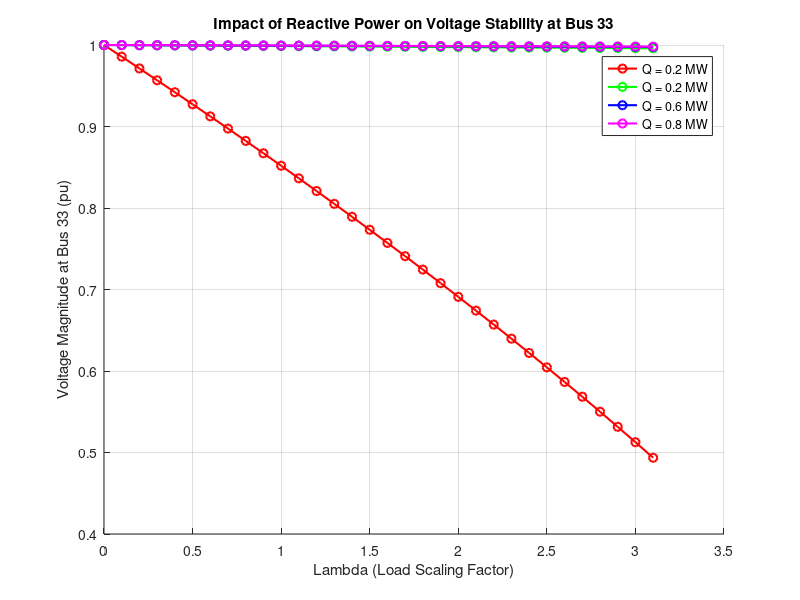

The MATLAB script that drew this image:
clear all;
close all;

% Data for 33-Bus Radial Distribution System
branch = [1  1  2  0.0922 0.0470;
          2  2  3  0.4930 0.2511;
          3  3  4  0.3660 0.1864;
          4  4  5  0.3811 0.1941;
          5  5  6  0.8190 0.7070;
          6  6  7  0.1872 0.6188;
          7  7  8  0.7114 0.2351;
          8  8  9  1.0300 0.7400;
          9  9  10 1.0040 0.7400;
          10 10 11 0.1996 0.0650;
          11 11 12 0.3744 0.1238;
          12 12 13 1.4680 1.1550;
          13 13 14 0.5416 0.7129;
          14 14 15 0.5910 0.5260;
          15 15 16 0.7463 0.5450;
          16 16 17 1.2890 1.7210;
          17 17 18 0.7320 0.5740;
          18 2  19 0.1640 0.1565;
          19 19 20 1.5042 1.3554;
          20 20 21 0.4095 0.4784;
          21 21 22 0.7089 0.9373;
          22 3  23 0.4512 0.3083;
          23 23 24 0.8980 0.7091;
          24 24 25 0.8960 0.7011;
          25 6  26 0.2030 0.1034;
          26 26 27 0.2842 0.1447;
          27 27 28 1.0590 0.9337;
          28 28 29 0.8042 0.7006;
          29 29 30 0.5075 0.2585;
          30 30 31 0.9744 0.9630;
          31 31 32 0.3105 0.3619;
          32 32 33 0.3410 0.5302];
      
bus = [1  0.000  0.000;
       2  0.100  0.060;
       3  0.090  0.040;
       4  0.120  0.080;
       5  0.060  0.030;
       6  0.060  0.020;
       7  0.200  0.100;
       8  0.200  0.100;
       9  0.060  0.020;
       10 0.060  0.020;
       11 0.045  0.030;
       12 0.060  0.035;
       13 0.060  0.035;
       14 0.120  0.080;
       15 0.060  0.010;
       16 0.060  0.020;
       17 0.060  0.020;
       18 0.090  0.040;
       19 0.090  0.040;
       20 0.090  0.040;
       21 0.090  0.040;
       22 0.090  0.040;
       23 0.090  0.050;
       24 0.420  0.200;
       25 0.420  0.200;
       26 0.060  0.025;
       27 0.060  0.025;
       28 0.060  0.020;
       29 0.120  0.070;
       30 0.200  0.600;
       31 0.150  0.070;
       32 0.210  0.100;
       33 0.060  0.040];

% Parameters
reactivePowerValues = [0.2, 0.2, 0.6, 0.8]; % Reactive power values to test at Bus 33 (in MW)
colors = ['r', 'g', 'b', 'm']; % Colors for different curves
BusForCPF = 33; % Bus for loadability analysis
sigma = 0.1; % Step size for continuation
tolerance = 1e-5; % Convergence tolerance
maxLambda = 3.2; % Maximum load scaling factor
maxIterations = 100; % Max iterations per load flow

% Convert base voltage and power to per-unit
zbase = 12.66 * 12.66 / 100;

% Loop through each reactive power value
figure;
hold on;
for idx = 1:length(reactivePowerValues)
    % Update reactive power at Bus 33
    bus(33, 3) = reactivePowerValues(idx); % Set Q value
    bus(:, 2:3) = bus(:, 2:3) / 100; % Convert to per-unit
    
    % Convert branch impedance to per-unit
    branch(:,4:5) = branch(:,4:5) / zbase;

    % Initialize variables
    b = branch(:,2); % From bus
    c = branch(:,3); % To bus
    v = complex(ones(length(bus),1), 0); % Flat start
    BIBC = zeros(length(branch), length(bus));
    BCBV = zeros(length(bus), length(branch));
    z = complex(branch(:,4), branch(:,5));
    
    % Construct BIBC matrix
    for k = 1:length(branch)
        i = b(k);
        j = c(k);
        BIBC(k, j) = 1;
        if k > 1
            BIBC(k, :) = BIBC(k, :) + BIBC(k-1, :);
        end
    end
    
    % Construct BCBV matrix
    for k = 1:length(branch)
        i = b(k);
        j = c(k);
        BCBV(j, k) = z(k);
        if i ~= 0
            BCBV(j, :) = BCBV(i, :) + BCBV(j, :);
        end
    end
    
    % Calculate DLF matrix
    DLF = BCBV * BIBC;
    
    % Initialize continuation parameters
    lambda = 0;
    VoltageAtBus = [];
    LambdaValues = [];
    
    % Continuation Load Flow Loop
    while lambda <= maxLambda
        % Scale reactive power only
        P = lambda * complex(bus(:,2), bus(:,3));
        
        % Iterative Backward/Forward Sweep
        I1 = zeros(length(branch), 1);
        for iter = 1:maxIterations
            % Update branch currents
            for k = 1:length(branch)
                fromBus = b(k);
                toBus = c(k);
                I1(k) = conj(P(toBus) / v(toBus));
            end
            
            % Voltage drop calculation
            v1 = DLF(2:end, 2:end) * I1;
            v(2:end) = v(1) - v1; % Update voltage (excluding slack bus)
            
            % Check for convergence
            if max(abs(I1 - conj(P(2:end) ./ v(2:end)))) < tolerance
                break;
            end
        end
        
        % Store results
        VoltageAtBus = [VoltageAtBus; abs(v(BusForCPF))];
        LambdaValues = [LambdaValues; lambda];
        
        lambda = lambda + sigma; % Increment lambda
    end
    
    % Plot the loadability curve for current reactive power value
    plot(LambdaValues, VoltageAtBus, [colors(idx), 'o-'], 'LineWidth', 1.5, 'DisplayName', ...
         ['Q = ', num2str(reactivePowerValues(idx)), ' MW']);
end

% Customize plot
xlabel('Lambda (Load Scaling Factor)');
ylabel('Voltage Magnitude at Bus 33 (pu)');
title('Impact of Reactive Power on Voltage Stability at Bus 33');
grid on;
legend('show');
hold off;
